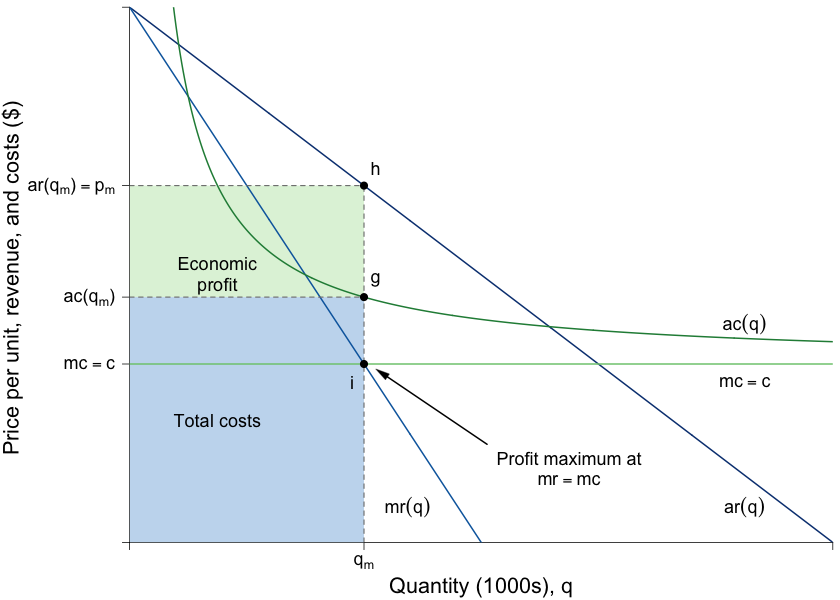

The R source for this figure:
#Graph Designer: Simon Halliday + Scott Cohn
#Authors: Bowles and Halliday
#Title: Coordination, Conflict and Competition: A Text in Microeconomics

require(shape)
#pdf(file = "firmmarketsupply/profit_costs.pdf", width = 9, height = 7)
png(file = "firmmarketsupply/profit_costs_outlier.png", width = 7*120, height = 5*120)

#Set parameters for graphics
axislabelsize <- 1.8
labelsize <- 1.5
namesize <- 1.8
annotatesize <- 1.5
graphlinewidth <- 2
segmentlinewidth <- 1.5

COL <- c("#7fc97f", "#beaed4", "#fdc086", "#ffff99", "#386cb0", "#f0027f", "#bf5b17", "#666666")
COLA <- c("#e0f3db", "#99d8c9","#66c2a4","#41ae76", "#238b45", "#005824")
COLB <- c("#c6dbef", "#4eb3d3", "#2b8cbe", "#0868ac","#084081")
grays <- gray.colors(25, start = 1, end = 0)
CBCols <- c("#009E73","#0072B2","#E69F00","#CC79A7", "#F0E442")

#Edited the margins to cater for the larger LHS labels
par(mar =  c(4, 9, 0.5, 0.5))

AvgRevenue <- function(x, rmax = 12, xmax = 12){
  rmax - (rmax/xmax)*x
}
  
MRevenue <- function(x, rmax = 12, xmax = 12){
  rmax - 2*(rmax/xmax)*x
}

AvgCost <- function(x, c0 = 6, c1 = 4){
  c0/x + c1
}

xlims <- c(0, 12)
ylims <- c(0, 12)

npts <- 501 
x <- seq(xlims[1], xlims[2], length.out = npts)
y <- seq(ylims[1], ylims[2], length.out = npts) 
a <- c(13, 16.75, 19.25)

plot(0, 0, xlim = xlims, ylim = ylims, type = "n",
     xlab = expression(paste("")),
     ylab = expression(paste("")), 
     xaxt = "n", 
     yaxt = "n", 
     cex.lab = axislabelsize, 
     bty = "n",
     xaxs = "i", 
     yaxs = "i")


ticksy <- c(0, 4, AvgCost(x = 4), AvgRevenue(x = 4), ylims[2])
ylabels <- c(NA, expression(paste(mc == c)), expression(paste(ac, "(", q[m],")")), expression(paste(ar, "(", q[m],")", phantom() == p[m])), NA)
ticksx <- c(0, 4, xlims[2])
xlabels <- c(NA, expression(paste(q[m])), NA)

axis(1, at = ticksx, pos = 0, labels = xlabels, cex.axis = labelsize)
axis(2, at = ticksy, pos = 0, labels = ylabels, las = 1, cex.axis = labelsize)

npts <- 500 
xx1 <- seq(xlims[1], xlims[2], length.out = npts)
xx3 <- seq(2, 6, length.out = npts)

#Draw the polygon for profit
xpoly1 <- c(0, 4, 4, 0, 0)
ypoly1 <- c(AvgCost(x = 4), AvgCost(x = 4), AvgRevenue(x = 4), AvgRevenue(x = 4), AvgCost(x = 4))
polygon(x = xpoly1, y = ypoly1, col = COLA[1], density = NULL, border = NA)

#Draw the polygon for costs
xpoly2 <- c(0, 4, 4, 0, 0)
ypoly2 <- c(0, 0, AvgCost(x = 4), AvgCost(x = 4), AvgCost(x = 4))
polygon(x = xpoly2, y = ypoly2, col = COLB[1], density = NULL, border = NA)

lines(xx1, AvgRevenue(xx1, rmax = 12, xmax = 12), col = COLB[5], lwd = graphlinewidth)
lines(xx1, MRevenue(xx1, rmax = 12, xmax = 12), col = COLB[4], lwd = graphlinewidth)
lines(xx1, AvgCost(xx1), col = COLA[5], lwd = graphlinewidth)

#Label the axes
text(0.5*xlims[2], -1, expression(paste("Quantity (1000s), ", q)), xpd = TRUE, cex = axislabelsize) 
#mtext(expression(paste("Quantity, ", x)), side = 1, line = 2.5, cex = axislabelsize)
#mtext(expression(paste("Quantity of output, ", x)), side = 1, line = 2.5, cex = axislabelsize)
#text(-3, 0.5*ylims[2], expression(paste("Price, Revenue and Costs, ", list(p, r, ac), " and ", mc)), xpd = TRUE, cex = axislabelsize, srt = 90) 
text(-2, 0.5*ylims[2], expression(paste("Price per unit, revenue, and costs ($) ")), xpd = TRUE, cex = axislabelsize, srt = 90) 

#Label curves
text(10.5, 4.9, expression(paste(ac(q))), cex = labelsize)
text(10.5, 3.6, expression(paste(mc == c)), cex = labelsize)
text(10.5, 0.8, expression(paste(ar(q))), cex = labelsize)
text(4.75, 0.8, expression(paste(mr(q))), cex = labelsize)

#Labels cost and profit areas
text(1.5, 0.5*AvgCost(x = 4), expression("Total costs"), cex = annotatesize)
text(1.5, 6.25, expression("Economic"), cex = annotatesize)
text(1.5, 5.75, expression("profit"), cex = annotatesize)

#Draw segments for total costs
segments(0, AvgRevenue(x = 4), 4, AvgRevenue(x = 4), lty = 2, col = grays[20] , lwd = segmentlinewidth)
segments(4, 0, 4, AvgRevenue(x = 4), lty = 2, col = grays[20] , lwd = segmentlinewidth)

segments(0, AvgCost(x = 4), 4, AvgCost(x = 4), lty = 2, col = grays[20] , lwd = segmentlinewidth)
segments(0, 4, xlims[2], 4, lty = 1, col = COL[1] , lwd = graphlinewidth)

#Label Points for comparison
points(4, MRevenue(x = 4), pch = 16, col = "black", cex = 1.5)
text(3.8, MRevenue(x = 4) - 0.4, expression(i), cex = labelsize)

points(4, AvgCost(x = 4), pch = 16, col = "black", cex = 1.5)
text(4.2, AvgCost(x = 4) + 0.4, expression(g), cex = labelsize)

points(4, AvgRevenue(x = 4), pch = 16, col = "black", cex = 1.5)
text(4.2, AvgRevenue(x = 4) + 0.4, expression(h), cex = labelsize)


#Arrow to mr = mc
text(7.5, 1.9, expression(paste("Profit maximum at")), cex = annotatesize)
text(7.5, 1.4, expression(paste(mr == mc)), cex = annotatesize)
Arrows(6.1, 2.2, 4.3, 3.8, col = "black", lty = 1, lwd = 2, arr.type = "triangle", arr.lwd = 0.5)



dev.off()
